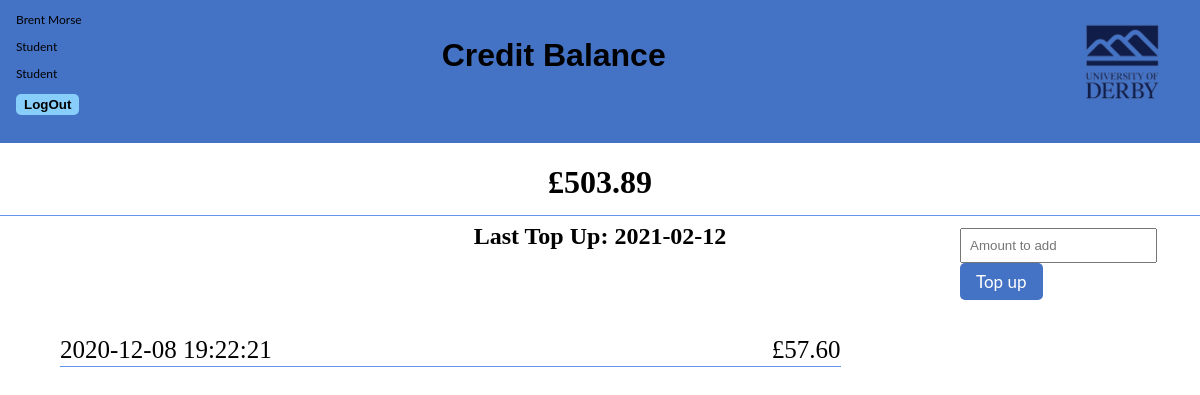
The app's page /main/StudentCreditBalance.php (signed in) with its own data.
### tables this page shows
create table Person
( Person_ID int AUTO_INCREMENT,
  First_Name varchar(30),
  Last_Name varchar(30),
  Date_Of_Birth Date,
  Role varchar(20),
  Start_Date Date,
  Sex varchar(10),
  Address text,
  Phone_Number varchar(20),
  Medical_Information text, 
  Comments text,
  primary key(Person_ID));

create table Credit
( Person_ID int,
  Balance decimal(5,2),
  Last_Top_Up Date,
  primary key(Person_ID),
  foreign key(Person_ID) references Person(Person_ID));

create table Transactions
( Transaction_ID int,
  Person_ID int,
  Transaction_Value decimal(5,2),
  Date_Of_Transaction DateTime,
  Primary key(Transaction_ID),
  foreign key(Person_ID) references Credit(Person_ID));

### main/Scripts/PullUserData.php (called while the page is built, shortened)
<?php
class UserInteractionHandler
{
    private $connectionData;
	function __Construct()
	{
		require "Scripts/dbinfo.php";
		$conn = new mysqli($dbserver, $dbusername, $dbpassword, $dbdatabase);
		if($conn->connect_error)
		{
			die("A connection error occurred.");
		}
		else
		{
			$this->connectionData = $conn;
		}
	}
	function PullLoggedinBar($user,$type)
	{
		$info = array("Name"=>"","Role"=>"","UserGroup"=>"");
		$result = $this->connectionData->query("SELECT First_Name,Last_Name,Role FROM person WHERE Person_ID = ". $user . ";");
		$dataSet = $result->fetch_assoc();
		$info['Name'] = $dataSet['First_Name'] . " " . $dataSet['Last_Name'];
		$info['Role'] = $dataSet['Role'];
		$info['UserGroup'] = $type;
		return $info;
	}
	function PullBalance($id)
	{
		$result = $this->connectionData->query("SELECT Balance, Last_Top_Up FROM Credit WHERE Person_ID = ".$id.";");
		$dataSet = $result->fetch_all(MYSQLI_ASSOC);
		return $dataSet;
	}
	function PullTransactions($id)
	{
		$result = $this->connectionData->query("SELECT Date_Of_Transaction, Transaction_Value FROM Transactions WHERE Person_ID = ".$id." ORDER BY Date_Of_Transaction;");
		$dataSet = $result->fetch_all(MYSQLI_ASSOC);
		return $dataSet;
	}
}
?>

### main/StudentCreditBalance.php (the view, shortened to what this page needs)
<!DOCTYPE html>
<html lang="English">
<head>
</head>
<body>
<div class="header">
    <h1>Credit Balance</h1>
    <a href="StudentHomePage.php"><img style="float: right;" src=Picture2.png></a>
	<?php include "PageElements/LoggedInBox.php"?>
</div>
<div class="CreditTotal">
<?php
	$id = $_SESSION['Login'];
	$fetcher = new UserInteractionHandler();
	$balance = $fetcher->PullBalance($id);
	echo "<h1>£".$balance[0]['Balance']."</h1>";
	echo "<h2>Last Top Up: ".$balance[0]['Last_Top_Up']."</h2>";
	$transactions = $fetcher->PullTransactions($id);
?>
</div>
<form Name ="form" Method ="POST" ACTION = "StudentCreditBalance.php" class="CreditTopUp">
    <input Name="newbalance" placeholder="Amount to add" style=" padding: 8px" type = "text">
    <input type = "submit" value = "Top up" Name= "Top Up" class ="button">
</form>
<div class="Transactions">
<?php
        for ($i = 0; $i <count($transactions); $i++)
        {
            echo "<span class='LinesUnderText'>";
            echo "<label style='font-size: 25px; '>".$transactions[$i]['Date_Of_Transaction']."</label>";
            echo "<label style='padding-left: 500px; font-size: 25px'>£".$transactions[$i]['Transaction_Value']."</label></span>";
            echo "<br>";
            echo "<br>";
        }
?>
</div>
</body>
</html>

### main/PageElements/LoggedInBox.php
<?php include_once "Scripts/PullUserData.php";?>
<?php
$interHandler = new UserInteractionHandler();
$userStats = $interHandler->PullLoggedinBar($_SESSION['Login'],$_SESSION['Type']);
?>
<div style="display: inline-block; float: left; ">
<p class="PersonDetails"><?php echo $userStats['Name']?></p>
<p class="PersonDetails"><?php echo $userStats['Role']?></p>
<p class="PersonDetails"><?php echo $userStats['UserGroup']?></p>
<button class ="buttonLogOut" onclick="document.location='Scripts/KillSession.php'" >LogOut</button></a>
</div>

### records on screen
person: Role "Student"
credit: Balance "503.89", Last_Top_Up "2021-02-12"
transactions: Date_Of_Transaction "2020-12-08 19:22:21", Transaction_Value "57.60"

### other values on screen
$userStats['Name'] "Brent Morse"
